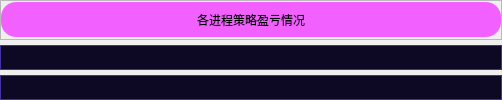
                      <widget class="QWidget" name="tab">
                       <attribute name="title">
                        <string>柱状图</string>
                       </attribute>
                       <layout class="QVBoxLayout" name="verticalLayout_46">
                        <property name="spacing">
                         <number>5</number>
                        </property>
                        <property name="leftMargin">
                         <number>0</number>
                        </property>
                        <property name="topMargin">
                         <number>0</number>
                        </property>
                        <property name="rightMargin">
                         <number>0</number>
                        </property>
                        <property name="bottomMargin">
                         <number>0</number>
                        </property>
                        <item>
                         <widget class="QFrame" name="frame_75">
                          <property name="minimumSize">
                           <size>
                            <width>0</width>
                            <height>40</height>
                           </size>
                          </property>
                          <property name="maximumSize">
                           <size>
                            <width>16777215</width>
                            <height>40</height>
                           </size>
                          </property>
                          <property name="frameShape">
                           <enum>QFrame::StyledPanel</enum>
                          </property>
                          <property name="frameShadow">
                           <enum>QFrame::Raised</enum>
                          </property>
                          <layout class="QHBoxLayout" name="horizontalLayout_43">
                           <property name="spacing">
                            <number>0</number>
                           </property>
                           <property name="leftMargin">
                            <number>0</number>
                           </property>
                           <property name="topMargin">
                            <number>0</number>
                           </property>
                           <property name="rightMargin">
                            <number>0</number>
                           </property>
                           <property name="bottomMargin">
                            <number>0</number>
                           </property>
                           <item>
                            <widget class="QPushButton" name="pushButton_account_manage_5">
                             <property name="minimumSize">
                              <size>
                               <width>500</width>
                               <height>35</height>
                              </size>
                             </property>
                             <property name="maximumSize">
                              <size>
                               <width>1000</width>
                               <height>16777215</height>
                              </size>
                             </property>
                             <property name="styleSheet">
                              <string notr="true">QPushButton{	
	background-color: rgb(242, 97, 255);
	font: 700 20pt &quot;等线&quot;;
	border-radius: 15px;
}
QPushButton:hover{
	border: 3px solid rgb(255, 200, 0);  
}
QPushButton:pressed{
	color: green;
	border-color: rgb(255, 0, 0);
    background-color: rgb(255, 255, 0);
}
QPushButton:disabled{
	color: rgb(31, 31, 31);
    background-color: rgb(152, 152, 152);
}</string>
                             </property>
                             <property name="text">
                              <string>各进程策略盈亏情况</string>
                             </property>
                            </widget>
                           </item>
                          </layout>
                         </widget>
                        </item>
                        <item>
                         <widget class="QFrame" name="frame_74">
                          <property name="styleSheet">
                           <string notr="true">QFrame {
	background-color: rgb(13, 9, 36);
	border: 1px solid rgb(65, 51, 156);
	border-radius: 15px;
}
QFrame:hover {
	border: 2px solid rgb(255, 85, 0);
}</string>
                          </property>
                          <property name="frameShape">
                           <enum>QFrame::StyledPanel</enum>
                          </property>
                          <property name="frameShadow">
                           <enum>QFrame::Raised</enum>
                          </property>
                          <widget class="QLabel" name="label_16">
                           <property name="geometry">
                            <rect>
                             <x>300</x>
                             <y>270</y>
                             <width>500</width>
                             <height>40</height>
                            </rect>
                           </property>
                           <property name="minimumSize">
                            <size>
                             <width>500</width>
                             <height>40</height>
                            </size>
                           </property>
                           <property name="styleSheet">
                            <string notr="true">font: 700 16pt &quot;等线&quot;;
color: rgb(255, 0, 127);
border: none;</string>
                           </property>
                           <property name="text">
                            <string>图表功能还没做出来，后续会更新</string>
                           </property>
                          </widget>
                         </widget>
                        </item>
                        <item>
                         <widget class="QFrame" name="frame_76">
                          <property name="maximumSize">
                           <size>
                            <width>16777215</width>
                            <height>100</height>
                           </size>
                          </property>
                          <property name="styleSheet">
                           <string notr="true">QFrame {
	background-color: rgb(13, 9, 36);
	border: 1px solid rgb(65, 51, 156);
	border-radius: 15px;
}
QFrame:hover {
	border: 2px solid rgb(255, 85, 0);
}</string>
                          </property>
                          <property name="frameShape">
                           <enum>QFrame::StyledPanel</enum>
                          </property>
                          <property name="frameShadow">
                           <enum>QFrame::Raised</enum>
                          </property>
                         </widget>
                        </item>
                       </layout>
                      </widget>
